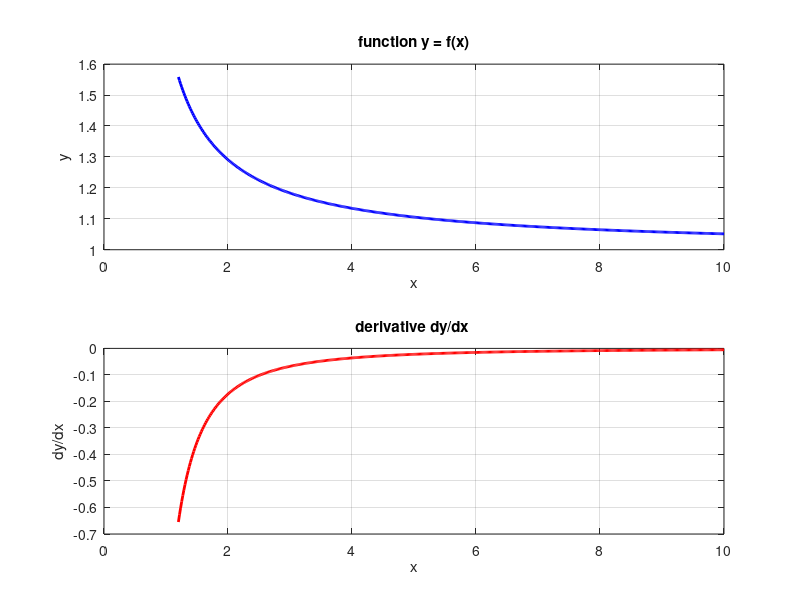

This chart was generated by the following MATLAB code:
% dydx01.m
% 1 jun 2015
% Ian Cooper   School of Physics   University of Sydney
% cooper@physics.usyd.edu.au
% https://d-arora.github.io/Doing-Physics-With-Matlab/
clear all
close all
clc

%% y = constant
N = 500;
x1 = 0;
x2 = 10;
x = linspace(x1,x2,N);
y = 10.*ones(1,N);
dydx = zeros(1,N);

figure(1)
    col = 'b';
    fs = 9; lW = 2;
    set(gcf,'units','normalized','position',[0.1 0.3 0.22 0.42]);
    tx = 'x';
    ty = 'y';
    tM = 'function y = f(x)= 10';
    yRange = [-1 11];
    xP = x; yP = y;
    subplot(2,1,1)    
    plot(xP,yP,col,'lineWidth',lW);
    grid on
    box on
    xlabel(tx); ylabel(ty); title(tM);
    set(gca,'Ylim',yRange);
    
    col = 'r';
    tx = 'x';
    ty = 'dy/dx';
    tM = 'derivative dy/dx = 0';
    yRange = [-1 11];
    xP = x; yP = dydx;
    subplot(2,1,2)    
    plot(xP,yP,col,'lineWidth',lW);
    grid on
    box on
    xlabel(tx); ylabel(ty); title(tM);
    set(gca,'Ylim',yRange);
    
%% y = polynomial
clear all
close all
clc
N = 500;
x1 = -1;
x2 = 3;
x = linspace(x1,x2,N);
y = 2*x.^3 -5.*x.^2 - 8.*x + 12;
dydx = 6.*x.^2 - 10.*x -8;

figure(1)
    col = 'b';
    fs = 9; lW = 2;
    set(gcf,'units','normalized','position',[0.1 0.3 0.22 0.42]);
    tx = 'x';
    ty = 'y';
    tM = 'function y = 2x^3 - 5x^2 - 8x + 12';
    yRange = [-1 11];
    xP = x; yP = y;
    subplot(2,1,1)    
    plot(xP,yP,col,'lineWidth',lW);
    grid on
    box on
    xlabel(tx); ylabel(ty); title(tM);
    %set(gca,'Ylim',yRange);
    
    col = 'r';
    tx = 'x';
    ty = 'dy/dx';
    tM = 'derivative dy/dx = 6x^2 - 10x - 8';
    yRange = [-1 11];
    xP = x; yP = dydx;
    subplot(2,1,2)    
    plot(xP,yP,col,'lineWidth',lW);
    grid on
    box on
    xlabel(tx); ylabel(ty); title(tM);
    %set(gca,'Ylim',yRange);

%% y = f(x)
clear all
close all
clc
N = 500;
x1 = 1.2;
x2 = 10;
x = linspace(x1,x2,N);
%u = 3.*x.^6 + 4.*x.^(-0.5);
%v = 3.*x.^2 + 6.*x.^0.5 + 8;
%y = u .* v;
%dydx = 72.*x.^7 + 117.*x.^(11/2) + 144.*x.^5 + 18.*x.^0.5 - 0.*x.^(-1) - 16.*x.^(-3/2);

% u = 2.*x.^2 + 3.*x +5;
% y = u.^(7/2);
% dydx = (7/2).*u.^(5/2).*(4.*x + 3);

u = (2.*x + 1).^(0.5);
v = (2.*x - 1).^(-0.5);
y = u .* v;
dydx = (-(2.*x + 1).*(2.*x -1).^0.5 + (2.*x - 1).^(3/2)) ./ ((2.*x - 1).^2 .* (2.*x + 1).^0.5); 



figure(1)
    col = 'b';
    fs = 9; lW = 2;
    set(gcf,'units','normalized','position',[0.1 0.3 0.22 0.5]);
    tx = 'x';
    ty = 'y';
    tM = 'function y = f(x)';
    yRange = [-1 11];
    xP = x; yP = y;
    subplot(2,1,1)    
    plot(xP,yP,col,'lineWidth',lW);
    grid on
    box on
    xlabel(tx); ylabel(ty); title(tM);
    %set(gca,'Ylim',yRange);
    
    col = 'r';
    tx = 'x';
    ty = 'dy/dx';
    tM = 'derivative dy/dx ';
    yRange = [-1 11];
    xP = x; yP = dydx;
    subplot(2,1,2)    
    plot(xP,yP,col,'lineWidth',lW);
    
    grid on
    box on
    xlabel(tx); ylabel(ty); title(tM);
    %set(gca,'Ylim',yRange);
